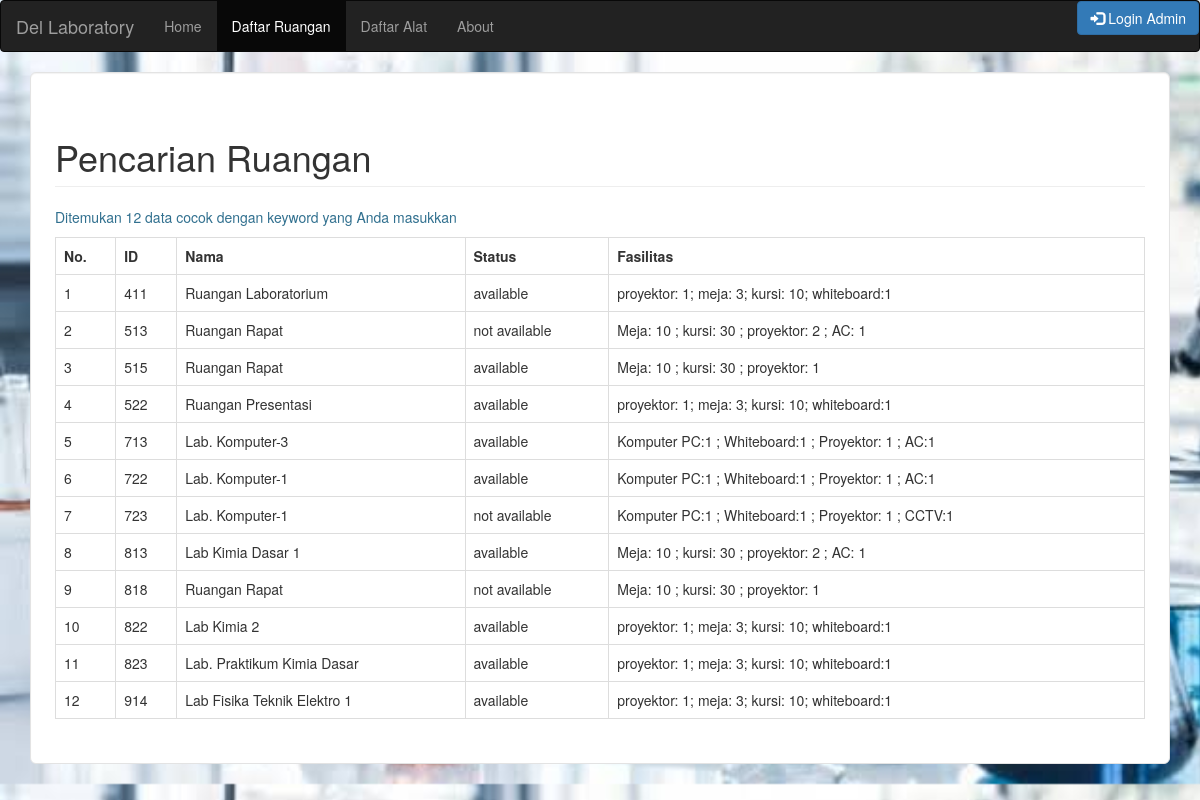
/search_ruangan.php, run on the app's committed database.
### tables this page shows
CREATE TABLE `ruangan` (
  `id_ruangan` varchar(20) NOT NULL,
  `nama_ruangan` varchar(60) NOT NULL,
  `status` varchar(20) NOT NULL,
  `fasilitas` varchar(100) NOT NULL,
  PRIMARY KEY (`id_ruangan`)
);

### search_ruangan.php (the view, shortened to what this page needs)
<?php
	include "cek.php";
	if(isset($_GET['category'])||isset($_GET['keyword'])){
		$category = $_GET['category'];
		$keyword = $_GET['keyword'];
		$sql = "SELECT * FROM ruangan WHERE $category LIKE '%$keyword%'";
		$result = mysqli_query($connection, $sql);
		$count=mysqli_num_rows($result);
	}else{
		$sql = "SELECT * FROM ruangan;";
		$result = mysqli_query($connection, $sql);
		$count=mysqli_num_rows($result);
	}
?>
<!DOCTYPE html>
<html>
<head>
	<link rel="stylesheet" href="bootstrap/css/bootstrap.css">
</head>
<body background="img/lab.jpg">
	<nav class="navbar navbar-inverse">
	  <div class="container-fluid">
	    <div class="navbar-header">
	      <a class="navbar-brand" href="index.php">Del Laboratory</a>
	    </div>
	    <div>
	      <ul class="nav navbar-nav">
	        <li><a href="index.php">Home</a></li>
            <li class="active"><a href="">Daftar Ruangan</a></li>
            <li><a href="search_alat.php">Daftar Alat</a></li>
	        <li><a href="about.php">About</a></li>
	      </ul>
		  <ul class="nav navbar-nav navbar-right">
			<a href="login-page.php">
				<button type="button" class="btn btn-primary btn-md">
				<span class="glyphicon glyphicon-log-in"></span> Login Admin
				</button>
			</a>
	     </ul>
	    </div>
	  </div>
	</nav>
	<div class="container">
		<div class="well well-lg" style="background: white">
		<h1 class="page-header">Pencarian Ruangan</h1>
		<table class="table table-hover table-bordered">
			<tr>
				<th>No.</th>
				<th>ID</th>
				<th>Nama</th>
				<th>Status</th>
				<th>Fasilitas</th>
			</tr>
<?php
	if($count>0){
		$number = 1;
		echo "<p class='text-info'>Ditemukan $count data cocok dengan keyword yang Anda masukkan<p>";
		while($row = mysqli_fetch_assoc($result)) {
			echo "<tr> <td>" . $number. "</td><td> " .
	        $row["id_ruangan"]. "</td><td> " .
	        $row["nama_ruangan"]."</td><td>".
			$row["status"]."</td><td>".
			$row["fasilitas"]."</td><tr>";
			$number++;
		}
	}else{
		echo "Maaf, tidak ditemukan data yang cocok.";
	}
?>
			</table>
		</div>
	</div>
</body>
</html>

### search_ruangan.php (style rules this page uses)
body { background-size: cover; }

### data on the page
ruangan: id_ruangan "411", nama_ruangan "Ruangan Laboratorium", status "available", fasilitas "proyektor: 1; meja: 3; kursi: 10; whiteboard:1"
ruangan: id_ruangan "513", nama_ruangan "Ruangan Rapat", status "not available", fasilitas "Meja: 10 ; kursi: 30 ; proyektor: 2 ; AC: 1"
ruangan: id_ruangan "515", nama_ruangan "Ruangan Rapat", status "available", fasilitas "Meja: 10 ; kursi: 30 ; proyektor: 1"
ruangan: id_ruangan "522", nama_ruangan "Ruangan Presentasi", status "available", fasilitas "proyektor: 1; meja: 3; kursi: 10; whiteboard:1"
ruangan: id_ruangan "713", nama_ruangan "Lab. Komputer-3", status "available", fasilitas "Komputer PC:1 ; Whiteboard:1 ; Proyektor: 1 ; AC:1"
ruangan: id_ruangan "722", nama_ruangan "Lab. Komputer-1", status "available", fasilitas "Komputer PC:1 ; Whiteboard:1 ; Proyektor: 1 ; AC:1"
ruangan: id_ruangan "723", nama_ruangan "Lab. Komputer-1", status "not available", fasilitas "Komputer PC:1 ; Whiteboard:1 ; Proyektor: 1 ; CCTV:1"
ruangan: id_ruangan "813", nama_ruangan "Lab Kimia Dasar 1", status "available", fasilitas "Meja: 10 ; kursi: 30 ; proyektor: 2 ; AC: 1"
ruangan: id_ruangan "818", nama_ruangan "Ruangan Rapat", status "not available", fasilitas "Meja: 10 ; kursi: 30 ; proyektor: 1"
ruangan: id_ruangan "822", nama_ruangan "Lab Kimia 2", status "available", fasilitas "proyektor: 1; meja: 3; kursi: 10; whiteboard:1"
ruangan: id_ruangan "823", nama_ruangan "Lab. Praktikum Kimia Dasar", status "available", fasilitas "proyektor: 1; meja: 3; kursi: 10; whiteboard:1"
ruangan: id_ruangan "914", nama_ruangan "Lab Fisika Teknik Elektro 1", status "available", fasilitas "proyektor: 1; meja: 3; kursi: 10; whiteboard:1"

### other printed values
$count "12"
